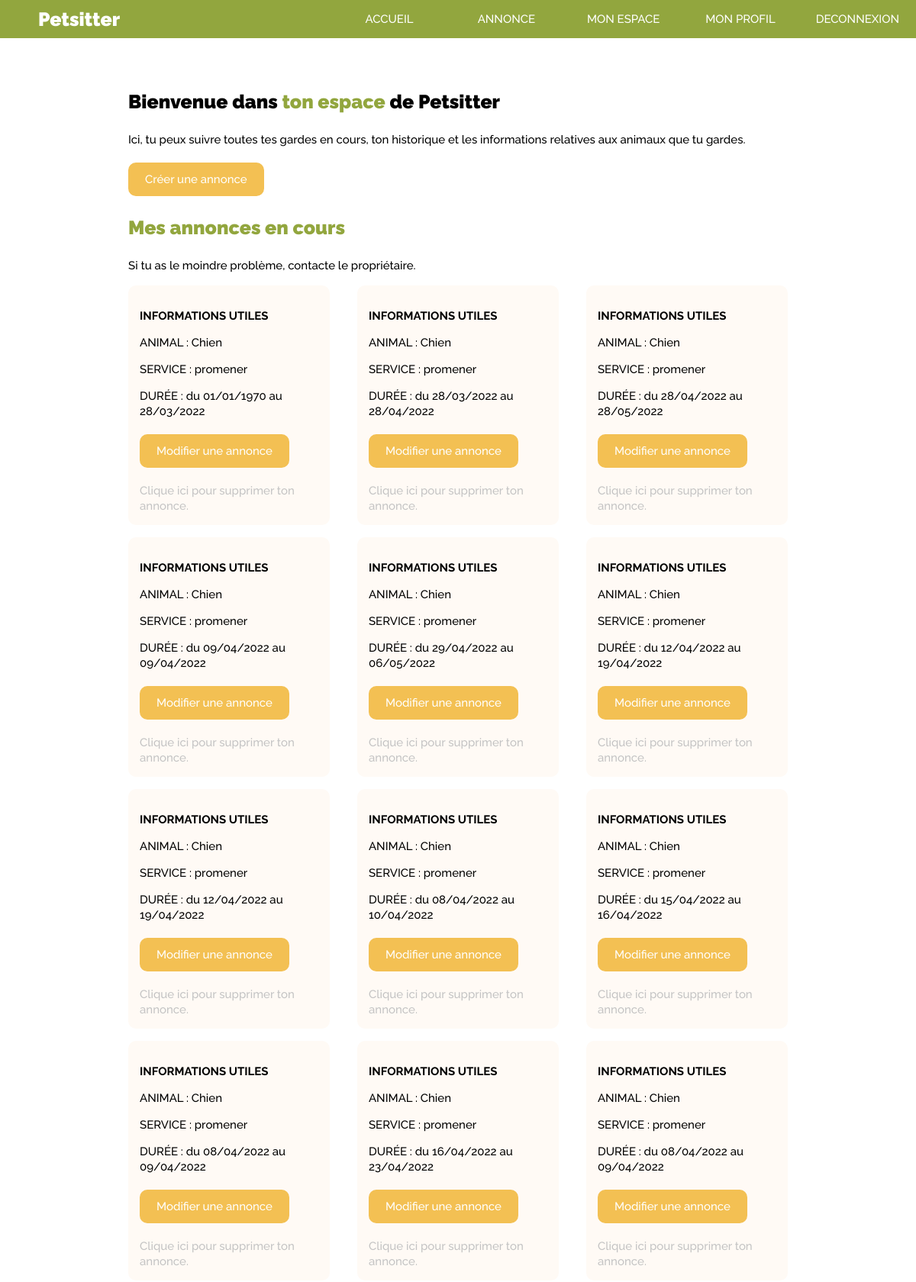
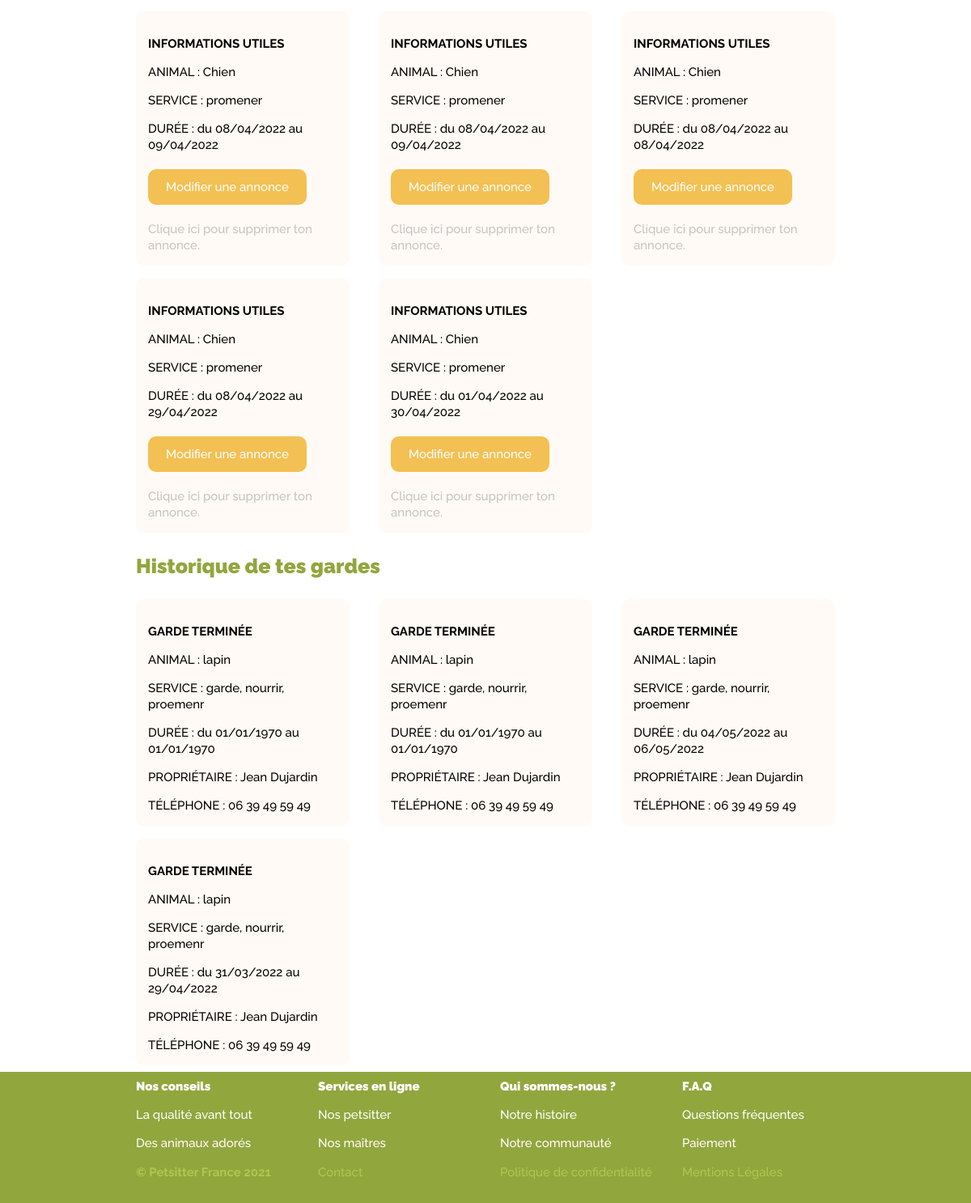
The app's page /espace-membre.php (signed in) with its own data (2 pictures, top to bottom).
### tables this page shows
CREATE TABLE `annonce` (
  `id` int(11) unsigned NOT NULL AUTO_INCREMENT,
  `horaire` int(1) DEFAULT NULL,
  `prix` int(4) DEFAULT 10,
  `startDate` text DEFAULT NULL,
  `endDate` text DEFAULT NULL,
  `note` int(5) unsigned DEFAULT 1,
  `actif` tinyint(1) DEFAULT NULL,
  `userID` int(11) DEFAULT NULL,
  `animaux_id` int(11) DEFAULT 1,
  `biographie` varchar(300) DEFAULT NULL,
  `garder_ID` int(11) DEFAULT 1,
  PRIMARY KEY (`id`)
);

### espace-membre.php (the view, shortened to what this page needs)
<?php
include_once('./require.php');
$query = $DB->prepare('
	SELECT * FROM annonce
	WHERE userID = :userid
');
$query->bindValue('userid', $_SESSION['id'], PDO::PARAM_INT);
$query->execute();
$results = $query->fetchAll(PDO::FETCH_ASSOC);
?>
<!DOCTYPE html>
<html lang="fr">
<head>
	<?php
	require_once('./_head/link.php');
	?>
	<link href="/style/espace-petsitter.css" rel="stylesheet">
</head>
<body>
	<?php require_once('./_nav/navigation.php') ?>
	<div class="container">
		<div class="row">
			<div class="col-12">
				<h2 class="font_raleway_regular_25px">Bienvenue dans <span class="green_txt">ton espace </span> de Petsitter</h2>
				<p class="font_raleway_regular_15px">Ici, tu peux suivre toutes tes gardes en cours, ton historique et les informations relatives aux animaux que tu gardes.</p>
				<a href="annonce.php">
					<button class="white_txt font_raleway_regular_15px"> Créer une annonce</button>
				</a>
			</div>
			<div class="col-12 ">
				<h3 class=" green_txt font_raleway_regular_25px">Mes annonces en cours</h3>
				<p class="font_raleway_regular_15px">Si tu as le moindre problème, contacte le propriétaire. </p>
			</div>
			<?php
			foreach ($results as $annonce) {
				if (!$annonce['actif']) continue;
			?>
				<div class="col-4 font_raleway_regular_15px box-info">
					<p style="font-weight: bold;"> INFORMATIONS UTILES</p>
					<p>ANIMAL : Chien </p>
					<p>SERVICE : promener </p>
					<p>DURÉE : du <?php echo date('d/m/Y', $annonce['startDate']) ?> au <?php echo date('d/m/Y', $annonce['endDate']) ?></p>
					<a href="annonce.php?id=<?=$annonce['id']?>">
						<button class="white_txt font_raleway_regular_15px"> Modifier une annonce</button><br><br>
					</a>
					<a class="lightgrey_txt" href="supprimer-annonce.php?id=<?php echo $annonce['id'] ?>">
						Clique ici pour supprimer ton annonce.
					</a>
				</div>
			<?php
			}
			?>
			<div class="col-12">
				<h3 class=" green_txt font_raleway_regular_25px">Historique de tes gardes</h3>
			</div>
			<?php
			foreach ($results as $annonce) {
				if ($annonce['actif']) continue;
			?>
				<div class="col-4 font_raleway_regular_15px box-info">
					<p style="font-weight: bold;"> GARDE TERMINÉE</p>
					<p>ANIMAL : lapin </p>
					<p>SERVICE : garde, nourrir, proemenr </p>
					<p>DURÉE : du <?php echo date('d/m/Y', $annonce['startDate']) ?> au <?php echo date('d/m/Y', $annonce['endDate']) ?></p>
					<p>PROPRIÉTAIRE : Jean Dujardin</p>
					<p>TÉLÉPHONE : 06 39 49 59 49</p>
				</div>
			<?php
			}
			?>
		</div>
	</div>
	<?php
	require_once('./_footer/footer.php');
	?>
</body>
</html>

### _head/link.php
<link rel="stylesheet" href="/style/css-reset.css">
<link rel="stylesheet" href="/style/color.css">
<link rel="stylesheet" href="/style/font.css">
<link rel="stylesheet" href="/style/simple-grid.css">
<link rel="stylesheet" href="/style/navbar.css">
<link rel="stylesheet" href="/style/footer.css">

### _nav/navigation.php
<div class="header white_txt green_bg">
    <div class="logo font_raleway_regular_25px">
        <h1>Petsitter</h1>
    </div>
    <div class="navbar">
        <a class="font_raleway_regular_15px" href='/'>ACCUEIL</a>
        <a class="font_raleway_regular_15px" href='../chercher_annonce.php'>ANNONCE</a>
        <?php if (!isset($_SESSION['id'])) { ?>
            <a class="font_raleway_regular_15px" href="../connexion.php">CONNEXION</a>
            <a class="font_raleway_regular_15px" href="../inscription.php">INSCRIPTION</a>
        <?php } else { ?>
            <a class="font_raleway_regular_15px" href="../espace-membre.php">MON ESPACE</a>
            <a class="font_raleway_regular_15px" href="../profils.php">MON PROFIL</a>
            <a class="font_raleway_regular_15px" href="../deconnexion.php">DECONNEXION</a>
        <?php } ?>
    </div>
</div>

### _footer/footer.php (shortened to what this page needs)
<footer class="footer  green_bg font_raleway_regular_15px">
    <div class="container">
        <div class="row white_txt">
            <div class="col-3">
                <h3 class="font_raleway_txt3_15px">Nos conseils</h3>
                <p>La qualité avant tout</p>
                <p>Des animaux adorés</p>
            </div>
            <div class="col-3">
                <h3 class="font_raleway_txt3_15px">Services en ligne</h3>
                <p>Nos petsitter</p>
                <p>Nos maîtres</p>
            </div>
            <div class="col-3">
                <h3 class="font_raleway_txt3_15px">Qui sommes-nous ?</h3>
                <p>Notre histoire</p>
                <p>Notre communauté </p>
            </div>
            <div class="col-3">
                <h3 class="font_raleway_txt3_15px">F.A.Q</h3>
                <p>Questions fréquentes</p>
                <p>Paiement</p>
            </div>
            <div class="row ">
                <div class="col-3">
                    <span class=" darkgreen_txt font_raleway_txt2_15px ">© Petsitter France 2021</span>
                </div>
                <div class="col-3">
                    <span class="darkgreen_txt">Contact</span>
                </div>
                <div class="col-3">
                    <span class="darkgreen_txt">Politique de confidentialité</span>
                </div>
                <div class="col-3">
                    <span class="darkgreen_txt">Mentions Légales</span>
                </div>
            </div>
        </div>
    </div>
</footer>

### style/color.css (style rules this page uses)
.green_bg { background-color: #92A63E; }
.lightgrey_txt { color: #C4C4C4; }
.darkgreen_txt { color: #AFC74E; }
.green_txt { color: #92A63E; }
.white_txt { color: WHITE; }

### style/simple-grid.css (style rules this page uses)
.container { width: 90%; margin-left: auto; margin-right: auto; }
.row { position: relative; width: 100%; }
.row [class^="col"] { float: left; margin: 0.5rem 2%; min-height: 0.125rem; }
.col-1, .col-2, .col-3, .col-4, .col-5, .col-6, .col-7, .col-8, .col-9, .col-10, .col-11, .col-12 { width: 96%; }
.row::after { content: ""; display: table; clear: both; }
@media only screen and (min-width: 540px) { .container { width: 80%; } }
@media only screen and (min-width: 720px) { .col-3 { width: 21%; } }
@media only screen and (min-width: 720px) { .col-4 { width: 29.33%; } }
@media only screen and (min-width: 720px) { .col-12 { width: 96%; } }
@media only screen and (min-width: 1200px) { .container { width: 75%; max-width: 1200px; } }

### style/navbar.css (style rules this page uses)
.header { display: flex; justify-content: space-between; width: 100%; z-index: 10; margin-bottom: 50px; padding-left: 50px; }
.navbar { flex: 2; align-items: center; display: flex; justify-content: center; }
.navbar a { color: white; flex: 1; display: flex; justify-content: space-evenly; gap: 5px; }
.logo { flex: 1; }

### style/footer.css (style rules this page uses)
.footer { width: 100%; padding-bottom: 20px; display: flex; justify-content: space-between; }
p { margin-top: 15px; }

### style/espace-petsitter.css (style rules this page uses)
button { border: 0; line-height: 1; padding: 10PX 20px; text-align: center; border-radius: 10px; border: solid #F3C053 2px; background-color: #F3C053; color: white; margin-top: 20px; }
.box-info { background-color: #FFFAF5; border-radius: 10px; padding: 15px; }

### records on screen
annonce: startDate "01/01/1970", endDate "28/03/2022"
annonce: startDate "28/03/2022", endDate "28/04/2022"
annonce: startDate "28/04/2022", endDate "28/05/2022"
annonce: startDate "09/04/2022", endDate "09/04/2022"
annonce: startDate "29/04/2022", endDate "06/05/2022"
annonce: startDate "12/04/2022", endDate "19/04/2022"
annonce: startDate "12/04/2022", endDate "19/04/2022"
annonce: startDate "08/04/2022", endDate "10/04/2022"
annonce: startDate "15/04/2022", endDate "16/04/2022"
annonce: startDate "08/04/2022", endDate "09/04/2022"
annonce: startDate "16/04/2022", endDate "23/04/2022"
annonce: startDate "08/04/2022", endDate "09/04/2022"
annonce: startDate "08/04/2022", endDate "09/04/2022"
annonce: startDate "08/04/2022", endDate "09/04/2022"
annonce: startDate "08/04/2022", endDate "08/04/2022"
annonce: startDate "08/04/2022", endDate "29/04/2022"
annonce: startDate "01/04/2022", endDate "30/04/2022"
annonce: startDate "01/01/1970", endDate "01/01/1970"
annonce: startDate "01/01/1970", endDate "01/01/1970"
annonce: startDate "04/05/2022", endDate "06/05/2022"
annonce: startDate "31/03/2022", endDate "29/04/2022"
